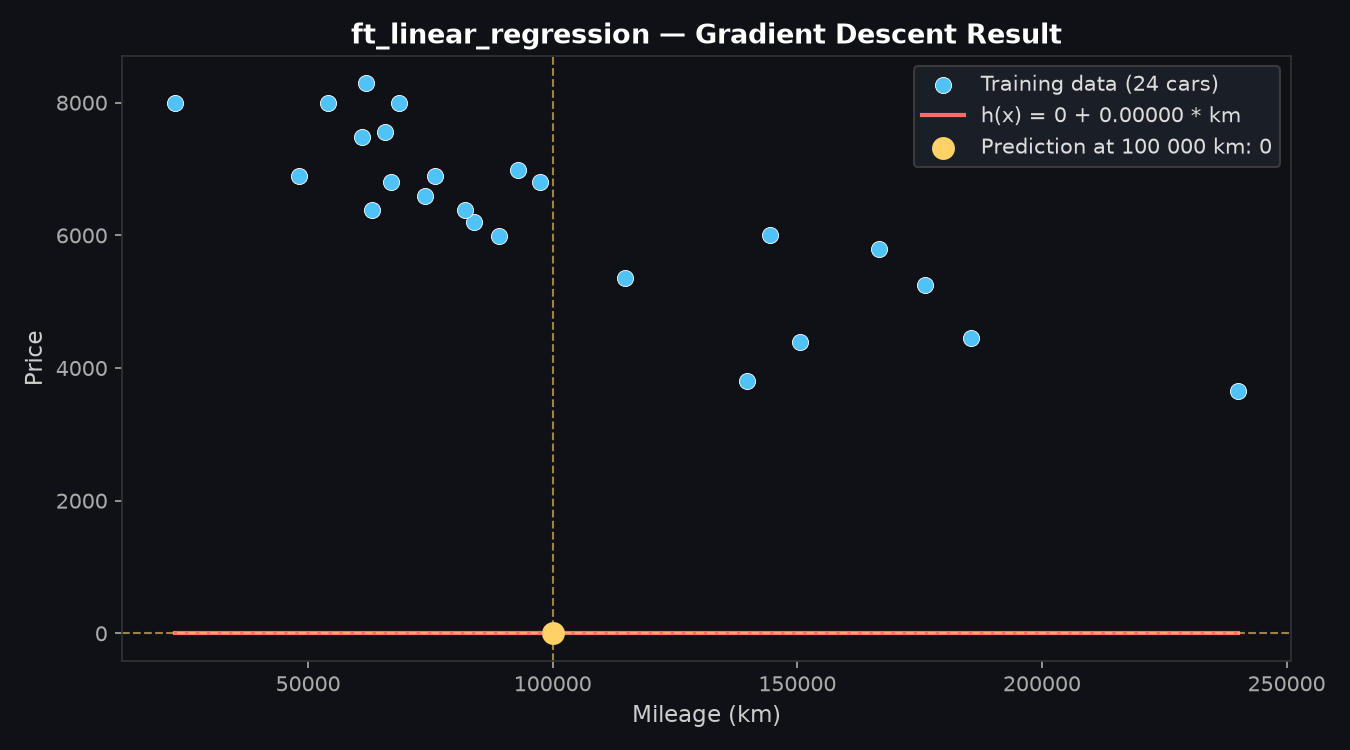

This chart was generated by the following Python code:
"""
plot.py — Bonus: scatter of the 24 cars + the fitted regression line.

Usage:
    python train.py          # must run first to have thetas.json
    python plot.py

What it shows:
    - Each car as a dot (km, price).
    - The regression line from xmin to xmax of the dataset.
    - A vertical annotation for the example prediction at 100 000 km.
"""

import matplotlib.pyplot as plt

from dataset import load_dataset
from gradient_descent import estimate_price
from thetas_io import DEFAULT_THETAS, load_thetas


def plot_regression(mileages, prices, theta0, theta1):

    fig, ax = plt.subplots(figsize=(9, 5))
    fig.patch.set_facecolor("#0f1117")
    ax.set_facecolor("#0f1117")

    # --- Scatter: each car is a dot ---
    ax.scatter(
        mileages,
        prices,
        color="#4fc3f7",
        edgecolors="#ffffff",
        linewidths=0.4,
        s=60,
        zorder=3,
        label="Training data (24 cars)",
    )

    # --- Regression line from xmin to xmax ---
    x_line = [min(mileages), max(mileages)]
    y_line = [estimate_price(x, theta0, theta1) for x in x_line]
    ax.plot(
        x_line,
        y_line,
        color="#ff6b6b",
        linewidth=2,
        zorder=2,
        label=f"h(x) = {theta0:.0f} + {theta1:.5f} * km",
    )

    # --- Example prediction at 100 000 km ---
    example_km = 100_000
    example_price = estimate_price(example_km, theta0, theta1)
    ax.axvline(x=example_km, color="#ffd166", linewidth=1, linestyle="--", alpha=0.6)
    ax.axhline(y=example_price, color="#ffd166", linewidth=1, linestyle="--", alpha=0.6)
    ax.scatter(
        [example_km],
        [example_price],
        color="#ffd166",
        s=100,
        zorder=4,
        label=f"Prediction at 100 000 km: {example_price:.0f}",
    )

    # --- Labels and style ---
    ax.set_xlabel("Mileage (km)", color="#cccccc", fontsize=11)
    ax.set_ylabel("Price", color="#cccccc", fontsize=11)
    ax.set_title(
        "ft_linear_regression — Gradient Descent Result",
        color="#ffffff",
        fontsize=13,
        fontweight="bold",
    )
    ax.tick_params(colors="#aaaaaa")
    for spine in ax.spines.values():
        spine.set_edgecolor("#333333")

    legend = ax.legend(facecolor="#1e222a", edgecolor="#444444", labelcolor="#dddddd")

    plt.tight_layout()
    plt.savefig("plot.png", dpi=150, facecolor=fig.get_facecolor())
    print("Plot saved to plot.png")
    plt.show()


def main():
    if not DEFAULT_THETAS.is_file():
        print(
            "WARNING: thetas.json does not exist. Train the model first "
            "with 'make train', then run 'make plot'."
        )
        return

    mileages, prices, m = load_dataset()
    theta0, theta1 = load_thetas()

    print(f"theta0 = {theta0:.6f}")
    print(f"theta1 = {theta1:.6f}")
    print(f"Plotting {m} points...")
    plot_regression(mileages, prices, theta0, theta1)


if __name__ == "__main__":
    main()
